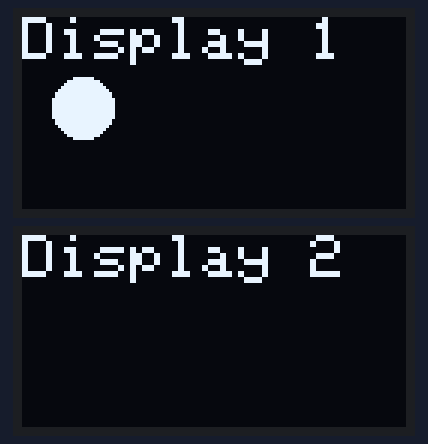
Recording of a sketch running on a simulated Arduino Uno, built with avr-gcc and run on an emulated ATmega328P. On the bench: 2 × 128×64 one-colour display.

Above: at 0.26 s.
At 0.61 s:
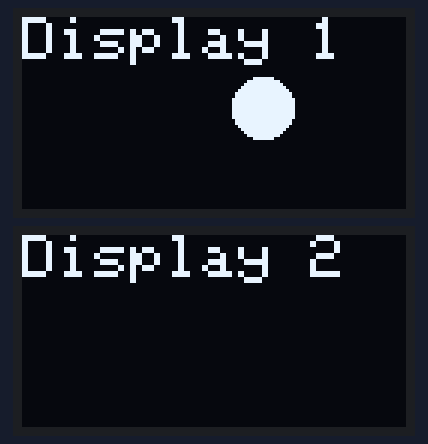
At 1.07 s:
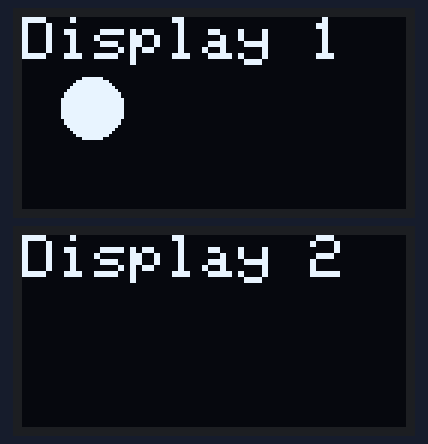
At 1.53 s:
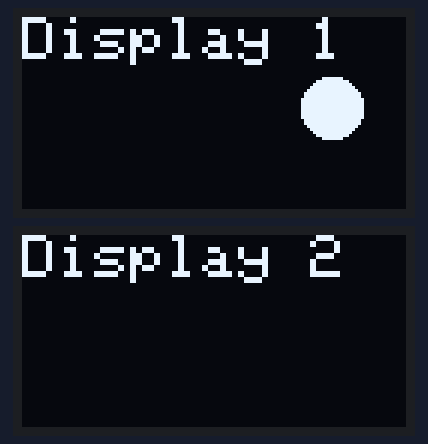
At 2.0 s:
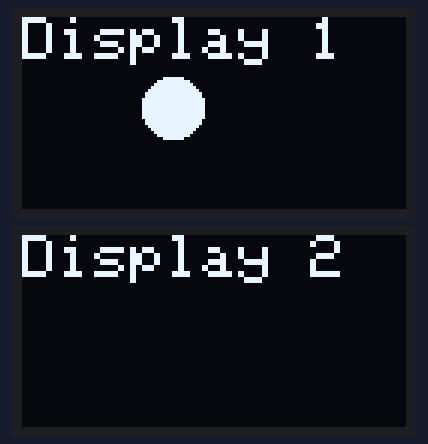

Measured:
- by itself, everything shown: repeats every 1.6 s, in 27 steps

The sketch:

Dual.ino
```cpp
/*

  The purpose of this program is to test and demonstrate dual displays

  2 x 128 x 64 display


  This could tested should work with any Arduino

  Pin connections
  Arduino   device
  A0
  A1
  A2
  A3
  A4    SDA (if no SDA pin)
  A5    SCL (if not SCL pin)
  1
  2
  3
  4
  5
  6
  7
  8
  9
  10
  11
  12
  13
  SDA   SDA
  SLC   SLC

  Display
  http://www.amazon.com/Diymall%C2%AE-Yellow-Serial-Arduino-Display/dp/B00O2LLT30?ie=UTF8&psc=1&redirect=true&ref_=oh_aui_detailpage_o00_s01


*/

#include <Adafruit_SSD1306.h>

#define OLED_RESET 4
Adafruit_SSD1306 Display1(OLED_RESET);
Adafruit_SSD1306 Display2(OLED_RESET);

int i, j;

void setup()   {

  //Serial.begin(9600);

  Display1.begin(SSD1306_SWITCHCAPVCC, 0x3D);
  Display1.clearDisplay();
  Display1.display();

  Display2.begin(SSD1306_SWITCHCAPVCC, 0x3C);
  Display2.clearDisplay();
  Display2.display();

}


void loop() {


  for (i = 0; i < 270; i+=10) {

    Display1.setTextSize(2);
    Display1.setTextColor(WHITE, BLACK);
    Display1.setCursor(0, 0 );
    Display1.println("Display 1");
    Display1.fillCircle(i, 30,  10, 1);
    Display1.display();
    Display1.clearDisplay();

    Display2.setTextSize(2);
    Display2.setTextColor(WHITE, BLACK);
    Display2.setCursor(0, 0);
    Display2.println("Display 2");
    Display1.fillCircle(i - 127, 30,  10, 1);
    Display2.display();
    Display2.clearDisplay();


  }

}


// the following code is another sketch for a dual trace oscilloscope
// just copy / paste it into another .ino file

/*

  The purpose of this program is create a simple oscilloscope using an Arduino UNO and an LCD 128 x 64 display

  Code will create a PWM signal for display on the graph
  The display is a Balance world Inc 0.96" Inch Yellow and Blue I2c IIC Serial 128x64 Oled LCD Oled LED Module for Arduino


  Pin connections
  Arduino   device
  Ground    LCD ground
  +5VDC     Vcc
  A0    input voltage to adjust PWM (optional used here for demo purposes)
  A1    input for data read trace A1 (5 VDC limit)
  A2    input for data read trace A2 (5 VDC limit)
  A3
  A4    SDA (if no SDA pin)
  A5    SCL (if not SCL pin)
  1
  2
  3
  4
  5
  6
  7
  8
  9
  10
  11    PWM output (optional used here for demo purposes, connect to A0)
  12
  13
  SDA   SDA
  SLC   SLC

  Graphics Libraries
  https://github.com/adafruit/Adafruit-GFX-Library
  https://github.com/adafruit/Adafruit_SSD1306

  display
  http://www.amazon.com/Balance-world-Yellow-Arduino-Display/dp/B00ZI01RO0/ref=sr_1_1?ie=UTF8&qid=1448860339&sr=8-1&keywords=balance+world+.96


*/


 /*

#include <Adafruit_SSD1306.h>

#define READ_PIN1      A1
#define READ_PIN2      A2
#define PWM_PIN2       9
#define PWM_PIN       11
#define ADJ_PIN       A0
#define OLED_RESET    4


Adafruit_SSD1306 display1(OLED_RESET);
Adafruit_SSD1306 display2(OLED_RESET);

byte data1[128];
byte data2[128];
int x, i;
int scnt, pos, ecnt;
double y, pwmVolts;
unsigned long time1, time2, times, timee, timex;
double distance;

void setup() {
  Serial.begin(9600);

  display1.begin(SSD1306_SWITCHCAPVCC, 0x3C);
  display2.begin(SSD1306_SWITCHCAPVCC, 0x3D);

  display1.clearDisplay();
  display1.display();

  display2.clearDisplay();
  display2.display();

  //---------------------------------------------- Set PWM frequency for D3 & D11 ------------------------------
  //TCCR2B = TCCR2B & B11111000 | B00000001;    // set timer 2 divisor to     1 for PWM frequency of 31372.55 Hz
  //TCCR2B = TCCR2B & B11111000 | B00000010;    // set timer 2 divisor to     8 for PWM frequency of  3921.16 Hz
  //TCCR2B = TCCR2B & B11111000 | B00000011;    // set timer 2 divisor to    32 for PWM frequency of   980.39 Hz
  TCCR2B = TCCR2B & B11111000 | B00000100;    // set timer 2 divisor to    64 for PWM frequency of   490.20 Hz (The DEFAULT)
  //TCCR2B = TCCR2B & B11111000 | B00000101;    // set timer 2 divisor to   128 for PWM frequency of   245.10 Hz
  //TCCR2B = TCCR2B & B11111000 | B00000110;    // set timer 2 divisor to   256 for PWM frequency of   122.55 Hz
  //TCCR2B = TCCR2B & B11111000 | B00000111;    // set timer 2 divisor to  1024 for PWM frequency of    30.64 Hz

  pinMode(READ_PIN1, INPUT);
  pinMode(READ_PIN2, INPUT);
  pinMode(ADJ_PIN, INPUT);
  pinMode(PWM_PIN, OUTPUT);
  pinMode(PWM_PIN2, OUTPUT);

  pinMode(2, OUTPUT);
  pinMode(3, OUTPUT);
  pinMode(4, OUTPUT);
  pinMode(5, OUTPUT);
  pinMode(6, OUTPUT);
  pinMode(7, OUTPUT);
  pinMode(8, OUTPUT);
  // pinMode(9, OUTPUT);
  pinMode(10, OUTPUT);
  // pinMode(11, OUTPUT);
  pinMode(12, OUTPUT);
  pinMode(13, OUTPUT);

}

void loop() {

  analogRead(ADJ_PIN) / 4 ;
  // if no adjustment pot, just hard code the voltage to control the PWM
  pwmVolts = 128;

  analogWrite(PWM_PIN, pwmVolts);
  analogWrite(PWM_PIN2, pwmVolts);

  times = GetRiseTime(READ_PIN1);
  timex = micros() - times;
  timee = GetRiseTime(READ_PIN1);
  time1 = GetTime();

  // since we are at rise get the data
  // you may think to just draw the data as we get it but it's way too slow
  for (x = 10; x <= 127; x++) {
    data1[x] = (analogRead(READ_PIN1) / 21.7659);
  }

  times = GetRiseTime(READ_PIN2);
  timex = micros() - times;
  timee = GetRiseTime(READ_PIN2);
  time2 = GetTime();

  // since we are at rise get the data
  // you may think to just draw the data as we get it but it's way too slow
  for (x = 10; x <= 127; x++) {
    data2[x] = (analogRead(READ_PIN2) / 21.7659);
  }

  DrawGraph(display1, data1, time1, "A1 Trace");
  DrawGraph(display2, data2, time2, "A2 Trace");

}

void DrawGraph(Adafruit_SSD1306 & display, byte * data, unsigned long t, char * n) {

  display.clearDisplay();
  for (int x = 10; x <= 127; x++) {
    display.drawLine(x , 63 - (data[x - 1]), x , 63 - (data[x]), 1);
  }


  // draw the axis, lables and tick marks
  for (int y = 0; y < 6; y++) {
    display.drawFastHLine(7, y * (48) / 5 + 16, 3, 1);
  }
  display.setTextColor(WHITE, BLACK);
  display.setTextSize(1);
  display.setCursor(0, 57);
  display.println("0");
  display.setCursor(0, 16);
  display.println("5");
  display.fillRect(0, 0,  127 , 14, 1);
  display.setTextColor(BLACK, WHITE);
  display.drawFastHLine(10, 63,  128 - 10, 1);
  display.drawFastVLine(10, 16,  63, 1);
  display.setTextSize(1);
  display.setCursor(2, 3);
  display.print(n);
  display.setCursor(85, 3);
  t = 1000000 / t;
  display.print(t);
  display.setCursor(105, 3);
  display.println("Hz");
  display.display();
  display.clearDisplay();

}

long GetTime() {
  long thetime;

  if (timee == 0 | times == 0) {
    thetime = -1000000;
  }
  else {
    thetime = timee - times - timex;
  }

  return thetime;
}

long GetRiseTime(int PIN) {

  // find the first rise time
  scnt = 0;
  ecnt = 0;
  long stime = 0;
  while (scnt++ < 400) {
    pos = analogRead(PIN);
    if (pos == 0) {
      while (ecnt++ < 400) {
        pos = analogRead(PIN);
        if (pos != 0) {
          stime = micros();
          break;
        }
      }
      break;
    }
  }
  return stime;
}

*/
```
